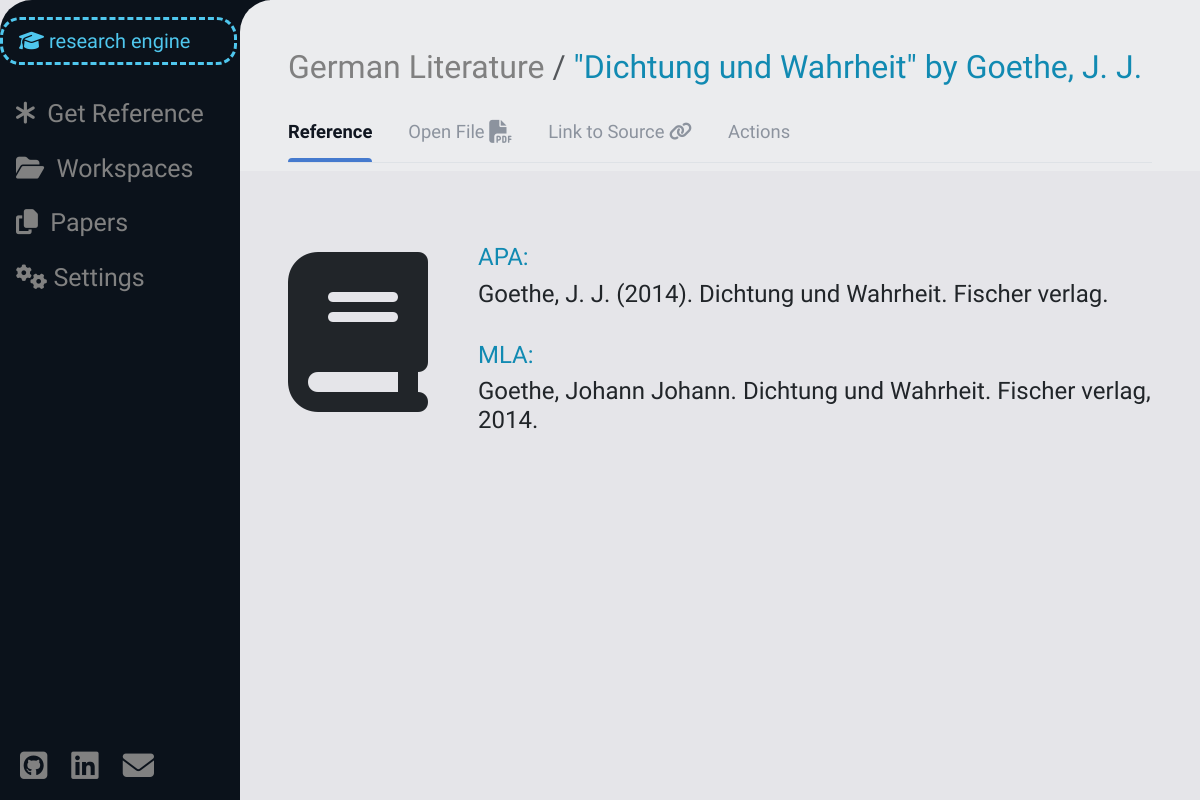
The app's page /source_space/43 (signed in) with its own data.
### bookshelf/models.py (models this page shows, shortened)
class Source(models.Model):
    real_type = models.ForeignKey(ContentType, editable=False, on_delete=models.CASCADE)
    work_space = models.ForeignKey(WorkSpace, on_delete=models.CASCADE, related_name="sources")
    user = models.ForeignKey(User, on_delete=models.CASCADE, related_name="sources")
    title = models.CharField(max_length=100)
    author = models.CharField(max_length=70, blank=True)
    year = models.CharField(max_length=4, blank=True)
    link = models.URLField(max_length=40, blank=True)
    has_file = models.BooleanField(default=False)
    def __str__(self):
        return self.title
    def cast(self):
        return self.real_type.get_object_for_this_type(pk=self.pk)
    def get_file(self) -> SourceFile | None:
        try:
            return SourceFile.objects.get(source=self)
        except ObjectDoesNotExist:
            return None
    def get_type(self) -> str:
        source_type = self.cast()
        match source_type:
            case Book():
                return "book"
            case Article():
                return"article"
            case Chapter():
                return "chapter"
            case Webpage():
                return "webpage"

class Reference(models.Model):
    source = models.OneToOneField(Source, on_delete=models.CASCADE, related_name="reference")
    endnote_apa = models.CharField(max_length=50)
    endnote_mla = models.CharField(max_length=50)

### work_space/models.py (models this page shows, shortened)
class WorkSpace(models.Model):
    owner = models.ForeignKey(User, on_delete=models.CASCADE, related_name="work_spaces")
    members = models.ManyToManyField(User, related_name="guest_work_spaces")
    title = models.CharField(max_length=50)
    archived = models.BooleanField(default=False)
    def __str__(self):
        return self.title

### bookshelf/views.py (the view)
# urls.py: path("source_space/<int:source_id>", views.source_space, name="source_space"),
@login_required(redirect_field_name=None)
def source_space(request, source_id):
    source = check_source(source_id, request.user)
    reference = get_source_reference(source)
    source_header = f'"{source}" by {format_authors_apa(source.author)}'
    source_data = {
            "source": source,
            "reference": reference,
            "source_header": source_header,
            "source_type": source.get_type(),
            "source_file": source.get_file(),
            "alter_source_form": get_and_set_alter_form(source),
            "upload_file_form": UploadSourceFileForm(),
            "link_form": AddLinkForm().set_initials(source),
            "work_spaces": get_user_work_spaces(request.user),
            "papers": get_user_papers(request.user)
    }
    return render(request, "main/source_space.html", source_data)

### bookshelf/forms.py (called while the page is built)
def get_and_set_alter_form(source: Source):
    source_type = source.cast()
    match source_type:
        case Book():
            return AlterBookForm().set_initials(source.book)
        case Article():
            return AlterArticleForm().set_initials(source.article)
        case Chapter():
            return AlterChapterForm().set_initials(source.chapter)
        case Webpage():
            return AlterWebpageForm().set_initials(source.webpage)
        case _:
            return None

    def set_initials(self, book: Book):
        for field in self.fields:
            if field not in ("source_type", "number_of_authors",):
                self.fields[field].initial = book.__getattribute__(field)
        return self

    def set_initials(self, source: Source):
        if source.link:
            self.fields["link"].initial = source.link
        return self

### bookshelf/source_citation.py (called while the page is built)
def get_source_reference(source: Source) -> Reference | Http404:
    try:
        return Reference.objects.get(source=source)
    except ObjectDoesNotExist as e:
        raise Http404 from e

### citation/author_formatting.py (called while the page is built, shortened)
def format_authors_apa(author_field: str) -> str:
    authors: list = author_field.split(", ")
    number_of_authors = len(authors)
    first_author = format_one_author_apa(authors[0])
    if number_of_authors == 1:
        return first_author

def format_one_author_apa(author: str) -> str:
    names: list = author.split()
    last_name = names[0]
    names_length = len(names)
    if names_length == 1:
        return last_name
    first_name = names[1]
    if names_length == 2:
        return f"{last_name} {first_name[0]}."
    second_name = names[2]
    return f"{last_name}, {first_name[0]}. {second_name[0]}."

### paper_work/models.py (called while the page is built)
    def __str__(self):
        return self.title

### user_management/helpers.py (called while the page is built)
def get_user_work_spaces(user: User, archived=False) -> list:
    return list(chain(
        user.work_spaces.filter(archived=archived), user.guest_work_spaces.filter(archived=archived)
    ))

def get_user_papers(user: User, archived=False):
    return user.papers.filter(archived=archived)

### utils/verification.py (called while the page is built)
def check_work_space(space_id: int, user: User) -> WorkSpace | Http404 | PermissionDenied:
    try:
        space = WorkSpace.objects.get(pk=space_id)
    except ObjectDoesNotExist as e:
        raise Http404 from e
    else:
        if space.owner != user and user not in space.members.all():
            raise PermissionDenied
    return space

### templates/main/source_space.html (shortened to what this page needs)
{% extends "layout.html" %}
{% load static %}
{% block header %}
    <nav aria-label="breadcrumb">
        <ol class="breadcrumb">
            <li class="breadcrumb-item"><a href="{% url 'work_space:space_view' source.work_space.pk %}" class="color-grey">{{ source.work_space }}</a></li>
            <li class="breadcrumb-item active light-blue" aria-current="page">
                <h2 id="source-header" class="one-liner light-blue">{{ source_header }}</h2>
            </li>
        </ol>
    </nav>
{% endblock %}
{% block nav_links %}
    <nav class="nav-tabs" id="nav-tabs">
        <a onclick="show_source_area('info-area');return false" href="#" type="button" class="active">
            Reference
        </a>
        {% if source.has_file %}
            <a href="{% url 'file_handling:display_source_file' source_file.pk %}">
                {% if source_file.file_extension == "pdf" %}
                    Open File&nbsp;<i class="fa-solid fa-file-pdf fa-lg"></i>
                {% elif source_file.file_extension == "docx" %}
                    Download File&nbsp;<i class="fa-solid fa-file-word fa-lg"></i>
                {% endif %}
            </a>
        {% endif %}
        {% if source.link %}
            <a href="{{ source.link }}">Link to Source&nbsp;<i class="fa-solid fa-link"></i></a>
        {% endif %}
        <a onclick="show_source_area('actions-area');return false" href="#" type="button">
            Actions
        </a>
    </nav>
{% endblock %}
{% block body %}
    <div class="source-area" id="info-area">
        <div id="reference-container">
            <div id="source-type-icon-huge">
                {% if source_type == 'book' %}
                    <span><i class="fa-solid fa-book fa-10x"></i></span>
                {% elif source_type == 'article' %}
                    <span><i class="fa-solid fa-newspaper fa-10x"></i></span>
                {% elif source_type == 'chapter' %}
                    <span><i class="fa-solid fa-book-bookmark fa-10x"></i></span>
                {% elif source_type == 'webpage' %}
                    <span><i class="fa-solid fa-globe fa-10x"></i></span>
                {% endif %}
            </div>
            <div id="reference-huge">
                <br><h4 class="light-blue">APA:</h4>
                <h4 id="apa-reference">{{ reference.endnote_apa }}</h4><br>
                <h4 class="light-blue">MLA:</h4>
                <h4 id="mla-reference">{{ reference.endnote_mla }}</h4>
            </div>
        </div>
    </div>
{% endblock %}

### static/css/style.css (style rules this page uses)
html, body { background-color: #e5e5e9; overscroll-behavior-y: none; margin: 0; height: 100%; }
.nav-tabs a, .nav-link { margin-right: 2rem; display: inline-block; padding: 1rem 0 1rem 0; font-size: 1.15rem; color: #8c939e; position: relative; }
.nav-tabs a.active { color: #101620; font-weight: 600; }
.nav-tabs a.active::after { content: ""; position: absolute; bottom: 0; left: 0; width: 100%; height: 4px; background: #457ace; border-top-right-radius: 10px; border-top-left-radius: 10px; }
.one-liner { display: inline; }
#reference-container { display: flex; justify-content: space-between; }
#source-type-icon-huge { float: left; }
#reference-huge { float: right; margin-left: 50px; }
a:link { text-decoration: none; }
.light-blue, #header-text, #form-header { color: #118ab2; }
.color-grey { color: grey; }

### records on screen
Source: work_space "German Literature"
Reference: endnote_apa "Goethe, J. J. (2014). Dichtung und Wahrheit. Fischer verlag.", endnote_mla "Goethe, Johann Johann. Dichtung und Wahrheit. Fischer verlag, 2014."

### other values on screen
{{ source_header }} "\"Dichtung und Wahrheit\" by Goethe, J. J."
